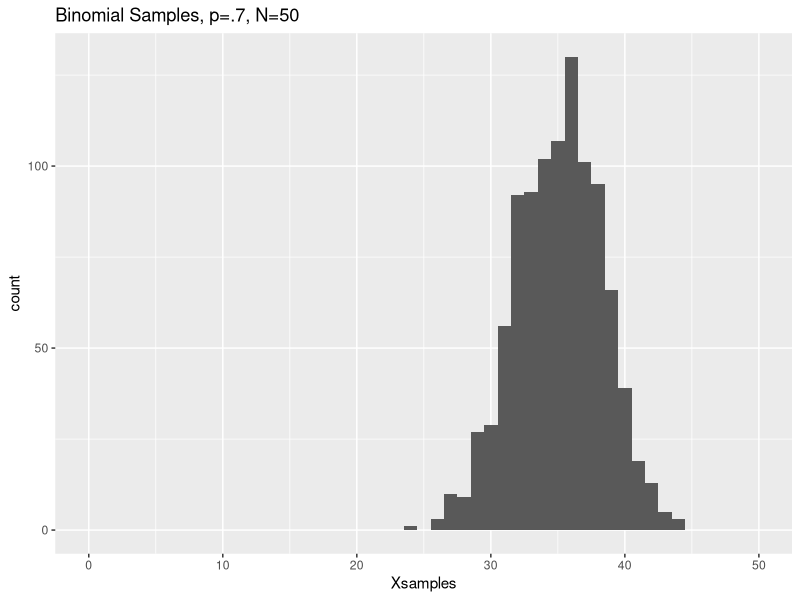
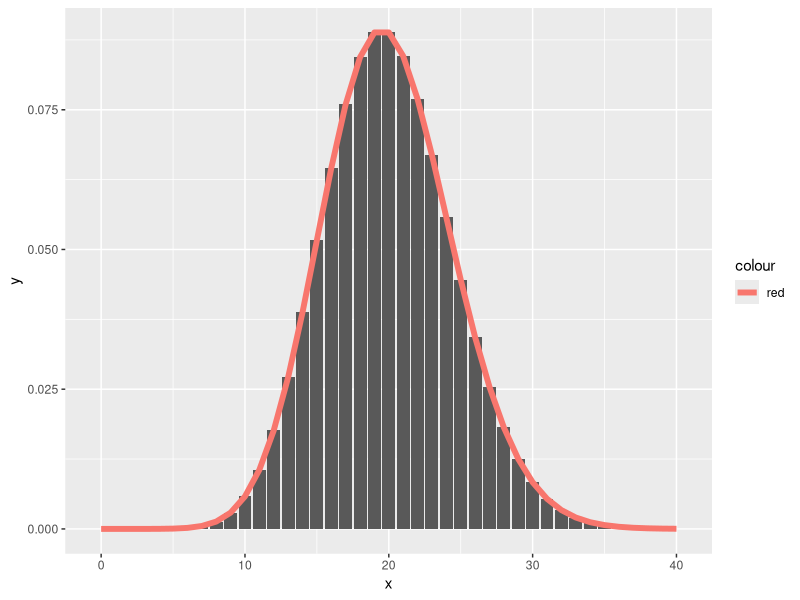

Generate these figures, in order, with R:
## ---- chunk 1
library(ggplot2)
## ---- chunk 2
Xsamples <- rbinom(1000,50,.7)
less_than_30_observed <- sum(Xsamples<30)
less_than_30_predicted <- pbinom(29,50,.7)
ggplot()+geom_histogram(aes(x=Xsamples),bins=50,binwidth=1)+xlim(0,50)+ggtitle('Binomial Samples, p=.7, N=50')
## ---- chunk 3
poisson_samples <- rpois(1000,20)
max_arrivals <- max(poisson_samples)
min_arrivals <- min(poisson_samples)
threshold_95 <- qpois(.95,20)
p18_22 <- ppois(22,20)-ppois(18,20)
## ---- chunk 4
x<-seq(0,40)
y<-dpois(x,20)
ggplot()+geom_col(aes(x=x,y=y))+geom_line(aes(x=x,y=y,color='red'),size=2)
## ---- chunk 5
clean_up <- function(s) {
    valid <- c(letters, LETTERS, " ", seq(0, 9)) # a vector of the things I want to keep
    split_string <- strsplit(s, "")[[1]]
    keepers <- split_string[split_string %in% valid]
    keepers <- tolower(gsub(" ", "_", keepers))
    paste(keepers, collapse = "")
}
